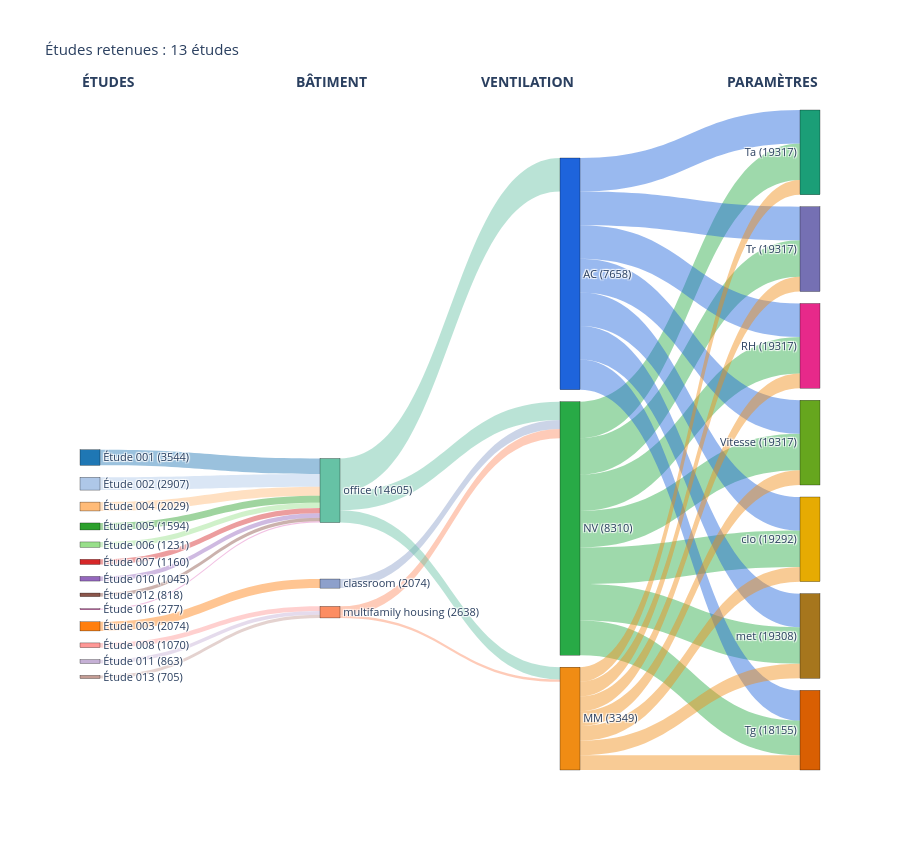

Notebook source saved alongside this figure:
### Code cell
sankey(etudes_finales, "Études retenues : 13 études", "sankey_etudes_finales.html")

### Figure 1 — Plotly figure (JSON) as saved in the notebook; plotly's stock layout.template omitted (floating-point values rounded to 4 significant figures)
{"data": [{"link": {"color": ["rgba(31,119,180,0.45)", "rgba(174,199,232,0.45)", "rgba(255,127,14,0.45)", "rgba(255,187,120,0.45)", "rgba(44,160,44,0.45)", "rgba(152,223,138,0.45)", "rgba(214,39,40,0.45)", "rgba(255,152,150,0.45)", "rgba(148,103,189,0.45)", "rgba(197,176,213,0.45)", "rgba(140,86,75,0.45)", "rgba(196,156,148,0.45)", "rgba(227,119,194,0.45)", "rgba(141,160,203,0.45)", "rgba(252,141,98,0.45)", "rgba(252,141,98,0.45)", "rgba(102,194,165,0.45)", "rgba(102,194,165,0.45)", "rgba(102,194,165,0.45)", "rgba(40,170,70,0.45)", "rgba(40,170,70,0.45)", "rgba(40,170,70,0.45)", "rgba(40,170,70,0.45)", "rgba(40,170,70,0.45)", "rgba(40,170,70,0.45)", "rgba(40,170,70,0.45)", "rgba(30,100,220,0.45)", "rgba(30,100,220,0.45)", "rgba(30,100,220,0.45)", "rgba(30,100,220,0.45)", "rgba(30,100,220,0.45)", "rgba(30,100,220,0.45)", "rgba(30,100,220,0.45)", "rgba(240,140,20,0.45)", "rgba(240,140,20,0.45)", "rgba(240,140,20,0.45)", "rgba(240,140,20,0.45)", "rgba(240,140,20,0.45)", "rgba(240,140,20,0.45)", "rgba(240,140,20,0.45)"], "source": [0, 1, 2, 3, 4, 5, 6, 7, 8, 9, 10, 11, 12, 15, 14, 14, 13, 13, 13, 17, 17, 17, 17, 17, 17, 17, 16, 16, 16, 16, 16, 16, 16, 18, 18, 18, 18, 18, 18, 18], "target": [13, 13, 15, 13, 13, 13, 13, 14, 13, 14, 13, 14, 13, 17, 18, 17, 16, 18, 17, 19, 20, 21, 22, 23, 24, 25, 19, 20, 21, 22, 23, 24, 25, 19, 20, 21, 22, 23, 24, 25], "value": [3544, 2907, 2074, 2029, 1594, 1231, 1160, 1070, 1045, 863, 818, 705, 277, 2074, 545, 2093, 7658, 2804, 4143, 8310, 7917, 8310, 8310, 8310, 8302, 8309, 7658, 6889, 7658, 7658, 7658, 7641, 7650, 3349, 3349, 3349, 3349, 3349, 3349, 3349]}, "node": {"color": ["rgb(31,119,180)", "rgb(174,199,232)", "rgb(255,127,14)", "rgb(255,187,120)", "rgb(44,160,44)", "rgb(152,223,138)", "rgb(214,39,40)", "rgb(255,152,150)", "rgb(148,103,189)", "rgb(197,176,213)", "rgb(140,86,75)", "rgb(196,156,148)", "rgb(227,119,194)", "rgb(102,194,165)", "rgb(252,141,98)", "rgb(141,160,203)", "rgb(30,100,220)", "rgb(40,170,70)", "rgb(240,140,20)", "rgb(27,158,119)", "rgb(217,95,2)", "rgb(117,112,179)", "rgb(231,41,138)", "rgb(102,166,30)", "rgb(230,171,2)", "rgb(166,118,29)"], "label": ["Étude 001 (3544)", "Étude 002 (2907)", "Étude 003 (2074)", "Étude 004 (2029)", "Étude 005 (1594)", "Étude 006 (1231)", "Étude 007 (1160)", "Étude 008 (1070)", "Étude 010 (1045)", "Étude 011 (863)", "Étude 012 (818)", "Étude 013 (705)", "Étude 016 (277)", "office (14605)", "multifamily housing (2638)", "classroom (2074)", "AC (7658)", "NV (8310)", "MM (3349)", "Ta (19317)", "Tg (18155)", "Tr (19317)", "RH (19317)", "Vitesse (19317)", "clo (19292)", "met (19308)"], "line": {"color": "black", "width": 0.3}, "pad": 12, "thickness": 20}, "type": "sankey"}], "layout": {"annotations": [{"font": {"size": 14}, "showarrow": false, "text": "<b>ÉTUDES</b>", "x": 0, "xref": "paper", "y": 1.06, "yref": "paper"}, {"font": {"size": 14}, "showarrow": false, "text": "<b>BÂTIMENT</b>", "x": 0.34, "xref": "paper", "y": 1.06, "yref": "paper"}, {"font": {"size": 14}, "showarrow": false, "text": "<b>VENTILATION</b>", "x": 0.67, "xref": "paper", "y": 1.06, "yref": "paper"}, {"font": {"size": 14}, "showarrow": false, "text": "<b>PARAMÈTRES</b>", "x": 1, "xref": "paper", "y": 1.06, "yref": "paper"}], "font": {"size": 11}, "height": 850, "margin": {"t": 110}, "title": {"text": "Études retenues : 13 études"}}}
